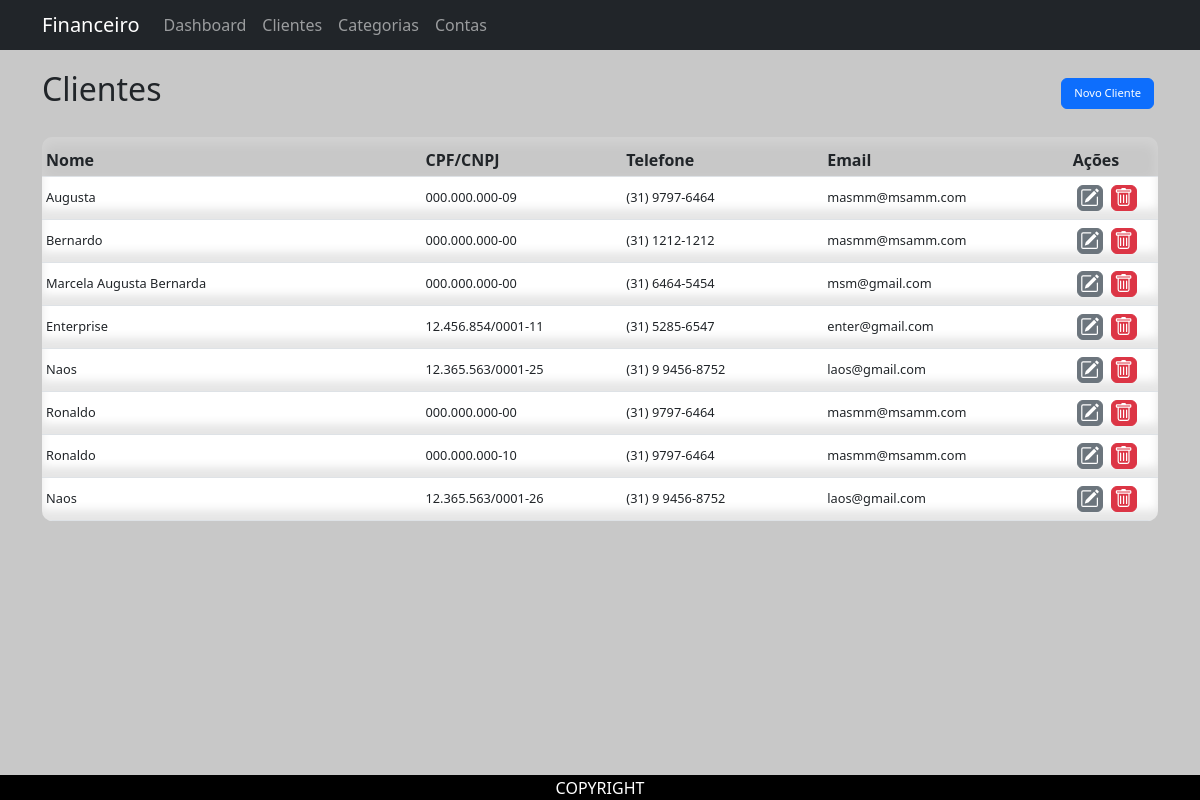
Before: /clientes/ with the older database file.
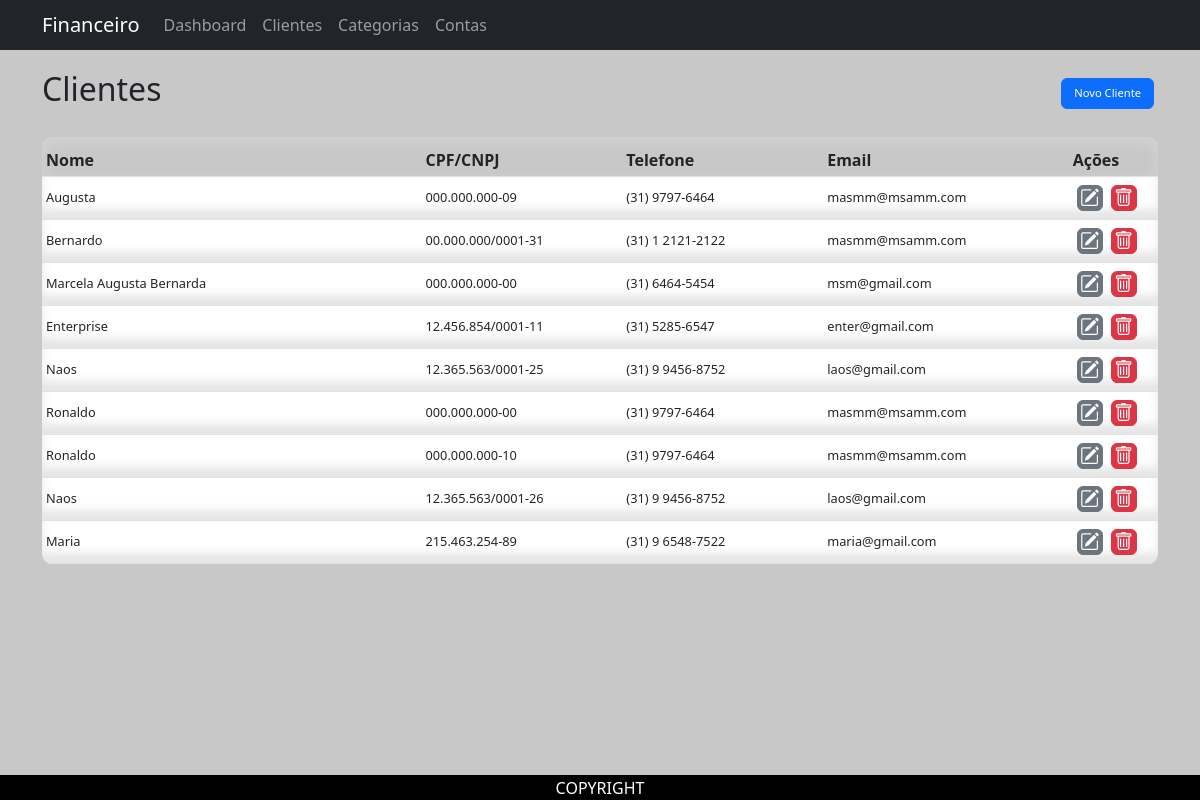
After: the same page with the newer database file.
### financeiro/models.py (models this page shows, shortened)
class Cliente(models.Model):
    nome = models.CharField(max_length=100)
    cpf_cnpj = models.CharField(max_length=20)
    telefone = models.CharField(max_length=20, blank=True)
    email = models.EmailField(blank=True)
    ativo = models.BooleanField(default=True)

### financeiro/views.py (the view, shortened to what this page needs)
# urls.py: path('clientes/', cliente_list, name='cliente_list'),
def cliente_list(request):
    if request.method == 'GET':
        form = ClienteForm()
        clientes = Cliente.objects.all()
        for cliente in clientes:
            cliente.cpf_cnpj = formatar_documento(cliente.cpf_cnpj)
            cliente.telefone = formatar_telefone(cliente.telefone)
        return render(request, 'financeiro/cliente_list.html', {'clientes': clientes, 'form': form})

### financeiro/views.py (called while the page is built)
def formatar_documento(id):
    id = ''.join(filter(str.isdigit, id))
    if len(id) == 11:
        return f"{id[:3]}.{id[3:6]}.{id[6:9]}-{id[9:]}"
    elif len(id) == 14:
        return f"{id[:2]}.{id[2:5]}.{id[5:8]}/{id[8:12]}-{id[12:]}"
    else:
        return "Número inválido: precisa ter 11 dígitos (CPF) ou 14 dígitos (CNPJ)."

def formatar_telefone(numero: str) -> str:
    numero = ''.join(filter(str.isdigit, numero))
    if len(numero) == 10:
        return f"({numero[:2]}) {numero[2:6]}-{numero[6:]}"
    elif len(numero) == 11:
        return f"({numero[:2]}) {numero[2:3]} {numero[3:7]}-{numero[7:]}"
    else:
        return "Número inválido: precisa ter 10 ou 11 dígitos."

### templates/financeiro/cliente_list.html (shortened to what this page needs)
{% extends 'financeiro/base.html' %}
{% block content %}
{% load static %}
<link href="{% static 'financeiro/css/style.css' %}" rel="stylesheet">
<div id="content">
    <div  id="header" class="d-flex justify-content-between">
        <h2>Clientes</h2>
        <button onclick="showDropbox()" class="btn btn-primary">Novo Cliente</button>
    </div>
    <div id="table">
        <div id="thead">
            <table class="table">
                <colgroup>
                    <col style="width: 34%;">
                    <col style="width: 18%;">
                    <col style="width: 18%;">
                    <col style="width: 22%;">
                    <col style="width: 8%;">
                </colgroup>
                <thead>
                    <tr>
                        <th>Nome</th>
                        <th>CPF/CNPJ</th>
                        <th>Telefone</th>
                        <th>Email</th>
                        <th>Ações</th>
                    </tr>
                </thead>
            </table>
        </div>
        <div id="tbody">
            <table class="table">
                <colgroup>
                    <col style="width: 34%;">
                    <col style="width: 18%;">
                    <col style="width: 18%;">
                    <col style="width: 22%;">
                    <col style="width: 8%;">
                </colgroup>
                <tbody>
                    {% for cliente in clientes %}
                    {% if cliente.ativo %}
                    <tr id="{{ cliente.id }}" onclick="select('{{ cliente.id }}')">
                        <td><p>{{ cliente.nome }}</p></td>
                        <td><p>{{ cliente.cpf_cnpj }}</p></td>
                        <td><p>{{ cliente.telefone }}</p></td>
                        <td><p>{{ cliente.email }}</p></td>
                        <td>
                            <form method="post">
                                <div>
                                    <button name="btn" value="edit" class="btn btn-secondary">
                                    </button>
                                </div>
                                <div>
                                    <button name="btn" value="delete" class="btn btn-danger">
                                    </button>
                                </div>
                            </form>
                        </td>
                    </tr>
                    {% endif %}
                    {% endfor %}
                </tbody>
            </table>
        </div>
    </div>
</div>
{% endblock %}

### templates/financeiro/base.html (shortened to what this page needs)
<!DOCTYPE html>
<html lang="pt-br">
<head>
    <link href="https://cdn.jsdelivr.net/npm/bootstrap@5.3.0/dist/css/bootstrap.min.css" rel="stylesheet">
    <link rel="stylesheet" href="https://cdn.jsdelivr.net/npm/bootstrap-icons@1.11.3/font/bootstrap-icons.css">
</head>
<body>
    <nav class="navbar navbar-expand-lg navbar-dark bg-dark">
        <div class="container">
            <a class="navbar-brand" href="/">Financeiro</a>
            <div class="collapse navbar-collapse">
                <ul class="navbar-nav me-auto">
                    <li class="nav-item"><a class="nav-link" href="/dashboard/">Dashboard</a></li>
                    <li class="nav-item"><a class="nav-link" href="/clientes/">Clientes</a></li>
                    <li class="nav-item"><a class="nav-link" href="/categorias/">Categorias</a></li>
                    <li class="nav-item"><a class="nav-link" href="/contas/">Contas</a></li>
                </ul>
            </div>
        </div>
    </nav>
    <main class="container">
        {% block content %}
        {% endblock %}
    </main>
    <footer>
        <p>COPYRIGHT</p>
    </footer>
</body>
</html>

### templates/financeiro/cliente_form.html (shortened to what this page needs)
{% extends 'financeiro/dropbox.html' %}

### static/financeiro/css/style.css (style rules this page uses)
html { width: 100%; height: 100%; }
body { display: flex; flex-direction: column; width: 100%; height: 100%; background-color: rgb(200, 200, 200); }
body nav { height: 50px; top: 0px; padding: 0px !important; margin: 0px !important; }
body main { position: absolute; top: 50px; bottom: 25px; left: 0px; right: 0px; display: flex; padding: 0px; margin: 0px; }
body footer { position:absolute; display: flex; height: 25px; width: 100%; bottom: 0px; padding: 0px; margin: 0px; text-align: center; justify-content: center; align-items: center; background-color: black; color: white; }
footer p { margin: 0px; padding: 0px; }
#content { display: flex; flex-direction: column; height: 100%; width: 100%; }
#header { height: 12%; width: 100%; justify-content: center; align-items: center; }
#table { display: flex; flex-direction: column; width: 100%; height: 80%; border-radius: 10px !important; }
#thead { width: 100%; height: 40px; border-radius: 10px 10px 0px 0px !important; box-shadow: inset 0px 5px 12px 2px rgba(255, 255, 255, 0.2); }
th { background-color: rgba(0, 0, 0, 0) !important; padding: 0.25rem !important; }
tbody tr { background-color: rgba(255, 255, 255, 0) !important; box-shadow: inset 0px -10px 10px 0px rgba(0, 0, 0, 0.1); transition-duration: 0.5s; }
tbody td { background-color: rgba(0, 0, 0, 0) !important; padding: 0.25rem !important; }
#tbody { background-color: white; border-radius: 0px 0px 10px 10px !important; height: var(100% - 40px); width: 100%; overflow:auto; padding: 0px !important; font-size: 0.8rem !important; }
#tbody form { display: flex; width: 100%; height: 100%; align-items: center; margin: 0px !important; }
#tbody p { display: flex; width: 100%; height: 100%; align-items: center; margin: 0px !important; }
#thead table, #tbody table { table-layout: fixed; width: 100%; height: 100%; margin-bottom: 0px !important; }
#tbody button { padding: 0.15rem; }
button { margin: 0.25rem; font-size: 0.7rem !important; }

Changed rows visible on the page:
changed Cliente "Bernardo": cpf_cnpj "000.000.000-00" → "00.000.000/0001-31"; telefone "(31) 1212-1212" → "(31) 1 2121-2122"
added Cliente: nome "Maria", cpf_cnpj "215.463.254-89", telefone "(31) 9 6548-7522", email "maria@gmail.com"
